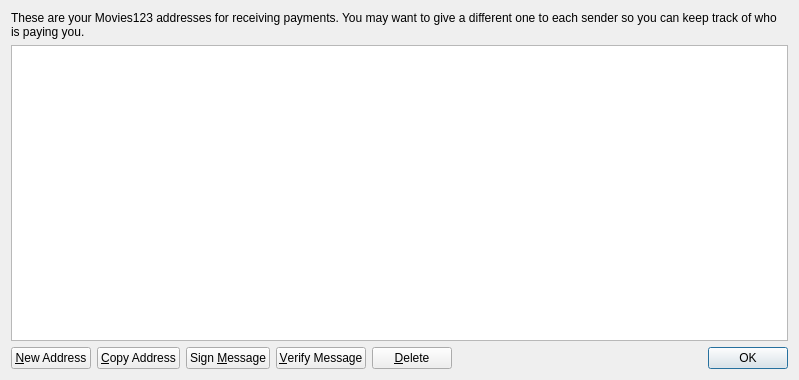
<?xml version="1.0" encoding="UTF-8"?>
<ui version="4.0">
 <class>AddressBookPage</class>
 <widget class="QWidget" name="AddressBookPage">
  <property name="geometry">
   <rect>
    <x>0</x>
    <y>0</y>
    <width>799</width>
    <height>380</height>
   </rect>
  </property>
  <property name="windowTitle">
   <string>Address Book</string>
  </property>
  <layout class="QVBoxLayout" name="verticalLayout">
   <item>
    <widget class="QLabel" name="labelExplanation">
     <property name="text">
      <string>These are your Movies123 addresses for receiving payments. You may want to give a different one to each sender so you can keep track of who is paying you.</string>
     </property>
     <property name="textFormat">
      <enum>Qt::PlainText</enum>
     </property>
     <property name="wordWrap">
      <bool>true</bool>
     </property>
    </widget>
   </item>
   <item>
    <widget class="QTableView" name="tableView">
     <property name="contextMenuPolicy">
      <enum>Qt::CustomContextMenu</enum>
     </property>
     <property name="toolTip">
      <string>Double-click to edit address or label</string>
     </property>
     <property name="tabKeyNavigation">
      <bool>false</bool>
     </property>
     <property name="alternatingRowColors">
      <bool>true</bool>
     </property>
     <property name="selectionMode">
      <enum>QAbstractItemView::SingleSelection</enum>
     </property>
     <property name="selectionBehavior">
      <enum>QAbstractItemView::SelectRows</enum>
     </property>
     <property name="sortingEnabled">
      <bool>true</bool>
     </property>
     <attribute name="verticalHeaderVisible">
      <bool>false</bool>
     </attribute>
    </widget>
   </item>
   <item>
    <layout class="QHBoxLayout" name="horizontalLayout">
     <item>
      <widget class="QPushButton" name="newAddressButton">
       <property name="toolTip">
        <string>Create a new address</string>
       </property>
       <property name="text">
        <string>&amp;New Address</string>
       </property>
       <property name="icon">
        <iconset resource="../bitcoin.qrc">
         <normaloff>:/icons/add</normaloff>:/icons/add</iconset>
       </property>
      </widget>
     </item>
     <item>
      <widget class="QPushButton" name="copyToClipboard">
       <property name="toolTip">
        <string>Copy the currently selected address to the system clipboard</string>
       </property>
       <property name="text">
        <string>&amp;Copy Address</string>
       </property>
       <property name="icon">
        <iconset resource="../bitcoin.qrc">
         <normaloff>:/icons/editcopy</normaloff>:/icons/editcopy</iconset>
       </property>
      </widget>
     </item>
     <item>
      <widget class="QPushButton" name="signMessage">
       <property name="toolTip">
        <string>Sign a message to prove you own a Movies123 address</string>
       </property>
       <property name="text">
        <string>Sign &amp;Message</string>
       </property>
       <property name="icon">
        <iconset resource="../bitcoin.qrc">
         <normaloff>:/icons/edit</normaloff>:/icons/edit</iconset>
       </property>
      </widget>
     </item>
     <item>
      <widget class="QPushButton" name="verifyMessage">
       <property name="toolTip">
        <string>Verify a message to ensure it was signed with a specified Movies123 address</string>
       </property>
       <property name="text">
        <string>&amp;Verify Message</string>
       </property>
       <property name="icon">
        <iconset resource="../bitcoin.qrc">
         <normaloff>:/icons/transaction_0</normaloff>:/icons/transaction_0</iconset>
       </property>
      </widget>
     </item>
     <item>
      <widget class="QPushButton" name="deleteButton">
       <property name="toolTip">
        <string>Delete the currently selected address from the list</string>
       </property>
       <property name="text">
        <string>&amp;Delete</string>
       </property>
       <property name="icon">
        <iconset resource="../bitcoin.qrc">
         <normaloff>:/icons/remove</normaloff>:/icons/remove</iconset>
       </property>
      </widget>
     </item>
     <item>
      <spacer name="horizontalSpacer">
       <property name="orientation">
        <enum>Qt::Horizontal</enum>
       </property>
       <property name="sizeHint" stdset="0">
        <size>
         <width>40</width>
         <height>20</height>
        </size>
       </property>
      </spacer>
     </item>
     <item>
      <widget class="QDialogButtonBox" name="buttonBox">
       <property name="sizePolicy">
        <sizepolicy hsizetype="Maximum" vsizetype="Fixed">
         <horstretch>0</horstretch>
         <verstretch>0</verstretch>
        </sizepolicy>
       </property>
       <property name="standardButtons">
        <set>QDialogButtonBox::Ok</set>
       </property>
      </widget>
     </item>
    </layout>
   </item>
  </layout>
 </widget>
 <resources>
  <include location="../bitcoin.qrc"/>
 </resources>
 <connections/>
</ui>
